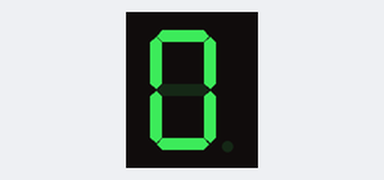
Bench run of a sketch on a simulated Arduino Uno, built with avr-gcc and run on an emulated ATmega328P. On the bench: 1-digit seven-segment display.

Above: at 0.1 s.
At 4.1 s:
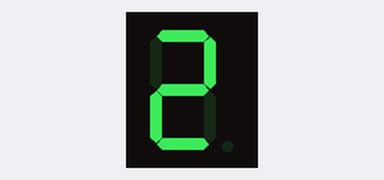
At 8.1 s:
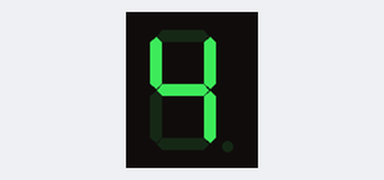
At 16.1 s:
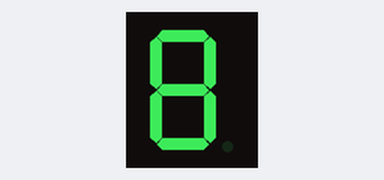
At 26.1 s:
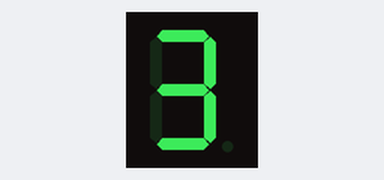
At 38.1 s:
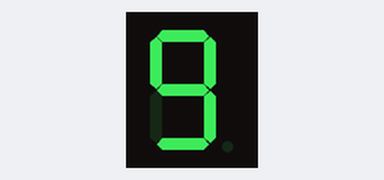

The sketch:

SevSeg_Counter.ino
```cpp
// (licence header left out)
#include "SevSeg.h"
SevSeg sevseg; //Instantiate a seven segment controller object

void setup() {
  byte numDigits = 1;
  byte digitPins[] = {};
  byte segmentPins[] = {3,2,8,7,6,4,5,9};
  bool resistorsOnSegments = true;
   byte hardwareConfig=COMMON_ANODE;// 'false' means resistors are on digit pins
sevseg.begin(COMMON_ANODE,numDigits,digitPins, segmentPins,resistorsOnSegments);

  sevseg.setBrightness(90);
}

void loop() {
 for(int i=0;i<10;i++)
 {
sevseg.setNumber(i);
sevseg.refreshDisplay();
delay(2000);
 }
}
/// END ///
```

Measured:
- what the display in image 1 shows lasts 2.0 s, from 4.0 s to 6.0 s
